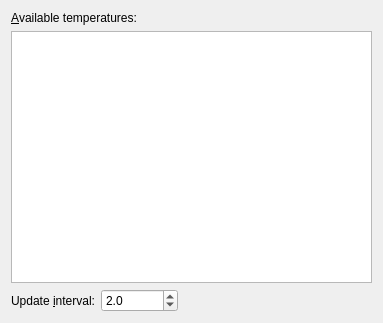
<?xml version="1.0" encoding="UTF-8"?>
<ui version="4.0">
 <class>config</class>
 <widget class="QWidget" name="config">
  <property name="geometry">
   <rect>
    <x>0</x>
    <y>0</y>
    <width>383</width>
    <height>323</height>
   </rect>
  </property>
  <property name="styleSheet">
   <string notr="true"/>
  </property>
  <layout class="QVBoxLayout">
   <item>
    <widget class="QLabel" name="label">
     <property name="text">
      <string>&amp;Available temperatures:</string>
     </property>
     <property name="buddy">
      <cstring>treeView</cstring>
     </property>
    </widget>
   </item>
   <item>
    <widget class="QTreeView" name="treeView">
     <property name="rootIsDecorated">
      <bool>false</bool>
     </property>
     <property name="uniformRowHeights">
      <bool>true</bool>
     </property>
     <property name="sortingEnabled">
      <bool>true</bool>
     </property>
    </widget>
   </item>
   <item>
    <layout class="QHBoxLayout">
     <item>
      <widget class="QLabel" name="label_2">
       <property name="text">
        <string>Update &amp;interval:</string>
       </property>
       <property name="alignment">
        <set>Qt::AlignRight|Qt::AlignTrailing|Qt::AlignVCenter</set>
       </property>
       <property name="buddy">
        <cstring>intervalSpinBox</cstring>
       </property>
      </widget>
     </item>
     <item>
      <widget class="QDoubleSpinBox" name="intervalSpinBox">
       <property name="decimals">
        <number>1</number>
       </property>
       <property name="minimum">
        <double>0.100000000000000</double>
       </property>
       <property name="maximum">
        <double>525600.000000000000000</double>
       </property>
       <property name="value">
        <double>2.000000000000000</double>
       </property>
      </widget>
     </item>
     <item>
      <spacer>
       <property name="orientation">
        <enum>Qt::Horizontal</enum>
       </property>
       <property name="sizeHint" stdset="0">
        <size>
         <width>40</width>
         <height>20</height>
        </size>
       </property>
      </spacer>
     </item>
    </layout>
   </item>
  </layout>
 </widget>
 <connections/>
</ui>
